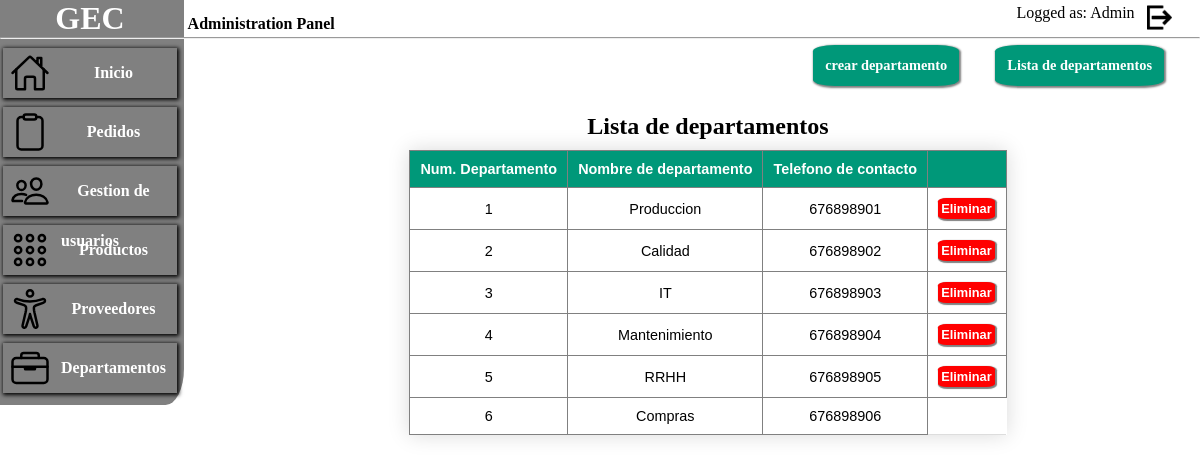
The page /Controllers/departamentos.php?accion=listar (signed in) on the database its author committed.
### tables this page shows
CREATE TABLE Departamento ( 
    Dep_ID INT NOT NULL,
    Dep_Nombre VARCHAR(100) NOT NULL,
    Dep_Telefono INT(10) NULL,
    PRIMARY KEY (Dep_ID)
 );

### Models/departamentoModel.php (called while the page is built, shortened)
<?php
class Departamento{
    public function getDepartamentos(){
        $conn=database::getConnection();
        $query=" SELECT * FROM `Departamento`";
        $departamentos = mysqli_query($conn,$query);
        return $departamentos;
    }
}
?>

### Controllers/departamentos.php (the view, shortened to what this page needs)
<?php
require_once '../Views/header.php';
require_once '../Views/menu.php';
require_once '../Models/departamentoModel.php';
?>
<div id="contendor_resumen">
    <a class="menuButton submit" href="departamentos.php?accion=listar">Lista de departamentos </a>
    <a class="menuButton submit " href="departamentos.php?accion=crear">crear departamento </a>
</div>
<?php
if (isset($_GET['accion']) || isset($_POST['accion'])) {
    $accion = $_GET['accion'] ? $_GET['accion'] : $_POST['accion'];
    switch ($accion) {
        case 'listar':
            mostrarListaDep();
            break;
    }
}
?>
<?php function mostrarListaDep(){
    $departamento= new Departamento();
    $todos_departarmentos = $departamento->getDepartamentos();
?>
<div class="table_frame" id="table_result">
<h2 class="titulo">Lista de departamentos </h2>
    <table>
        <thead>
            <tr>
                <th>Num. Departamento</th>
                <th>Nombre de departamento</th>
                <th>Telefono de contacto</th>
                <th></th>
            </tr>
        </thead>
        <tbody>
            <?php if ($todos_departarmentos) : ?>
                <?php while ($dep = $todos_departarmentos->fetch_assoc()) : ?>
                    <tr>
                        <?php if ($dep['Dep_Nombre'] == 'Compras') : ?>
                            <td><?= $dep['Dep_ID'] ?></td>
                            <td><?= $dep['Dep_Nombre'] ?></td>
                            <td><?= $dep['Dep_Telefono'] ?></td>
                        <?php else : ?>
                            <td><?= $dep['Dep_ID'] ?></td>
                            <td><?= $dep['Dep_Nombre'] ?></td>
                            <td><?= $dep['Dep_Telefono'] ?></td>
                            <td>
                                <form class="action_form" action="departamentos.php" method="post">
                                    <input class="button button_input_eliminar" type="submit" value="Eliminar" onclick="return  confirm('Si borra el departamento, los empleados relacionados con el tambien se borraran. Desea continuar?')">
                                </form>
                            </td>
                        <?php endif ?>
                    </tr>
                <?php endwhile ?>
            <?php endif ?>
        </tbody>
    </table>
</div>
<?php } ?>

### css/style.css (style rules this page uses)
* { margin: 0px auto; padding: 0%; }
.titulo { text-align: center; margin-bottom: 10px; }
.button { border: none; padding: 2%; border-radius: 15%; font-size: 0.8rem !important; background-color: rgba(128, 128, 128, 0.487); cursor: pointer; color: white; text-decoration: none; font-weight: bolder; }
.menuButton { border: none; padding: 1%; border-radius: 15%; font-size: 0.9rem !important; float: right; margin-right: 3%; margin-top: 0.5%; box-shadow: 1px 1px 2px 1px grey; cursor: pointer; background-color: #009879; text-decoration: none; color: white; }
.submit { background-color: #009879; font-weight: bolder; }
.button_input_eliminar { background-color: red !important; padding: 6%; box-shadow: 1px 1px 1px 1px grey; }
.action_form { margin-right: 7px; }
#contendor_resumen { width: 100%; height: 50px; }
#contendor_resumen * { display: inline-block; }
.table_frame { padding: 1%; width: 80%; float: right; margin-top: 1%; }
table { border-collapse: collapse !important; font-size: 0.9em; font-family: sans-serif; box-shadow: 0 0 20px rgba(0, 0, 0, 0.15); }
thead tr { background-color: #009879; color: #ffffff; text-align: left; }
tbody tr { border-bottom: 1px solid #dddddd; }
th, td { padding: 10px; border: 1px solid grey; text-align: center !important; }

### rows shown on the page
departamento: Dep_ID "1", Dep_Nombre "Produccion", Dep_Telefono "676898901"
departamento: Dep_ID "2", Dep_Nombre "Calidad", Dep_Telefono "676898902"
departamento: Dep_ID "3", Dep_Nombre "IT", Dep_Telefono "676898903"
departamento: Dep_ID "4", Dep_Nombre "Mantenimiento", Dep_Telefono "676898904"
departamento: Dep_ID "5", Dep_Nombre "RRHH", Dep_Telefono "676898905"
departamento: Dep_ID "6", Dep_Nombre "Compras", Dep_Telefono "676898906"

### other values the page prints
$_SESSION['usuario_name'] "Admin"
